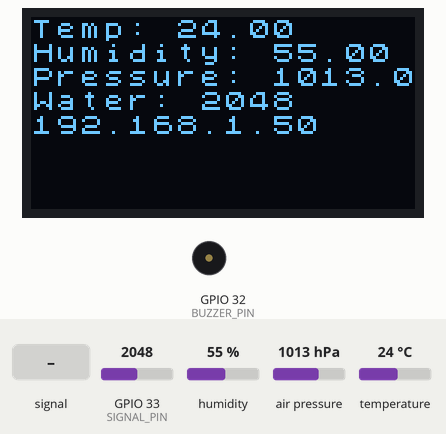
Bench run of a program on a simulated ESP32. Shown: 128×64 one-colour display, buzzer (waves = sounding, pin HIGH). The test bench sets the inputs (shaded band); at power-on: humidity 55 %, air pressure 1013 hPa, GPIO 33 (SIGNAL_PIN) = 2048, temperature 24 °C. WiFi joins after 1.5 s; servers stay silent unless stated; pins used as bus, display or sensor lines are not drawn; what the program prints to the serial monitor is not drawn.

Above: at 7.7 s.
7.8 s: GPIO 33 (SIGNAL_PIN) fed a 200 Hz sine of ±327 counts around its level
At 12.8 s:
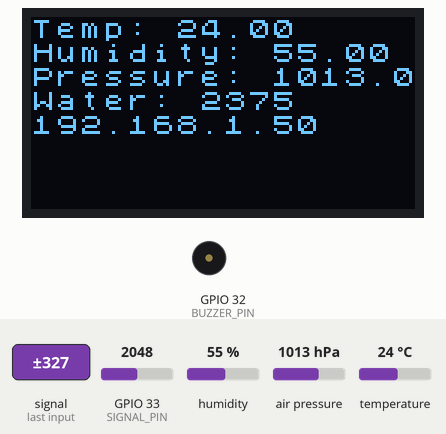
19.0 s: humidity set to 22 %
At 23.0 s:
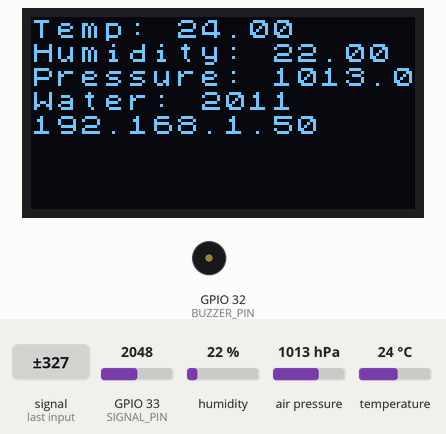
29.2 s: air pressure set to 952 hPa
At 34.3 s:
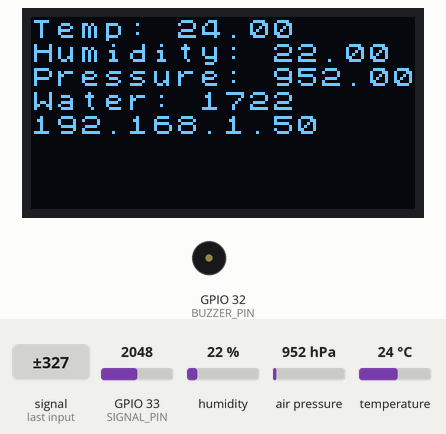
39.4 s: GPIO 33 (SIGNAL_PIN) set to 2866
At 44.5 s:
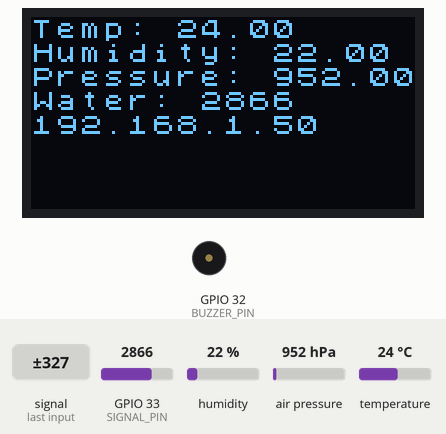
49.7 s: temperature set to 12 °C
At 54.6 s:
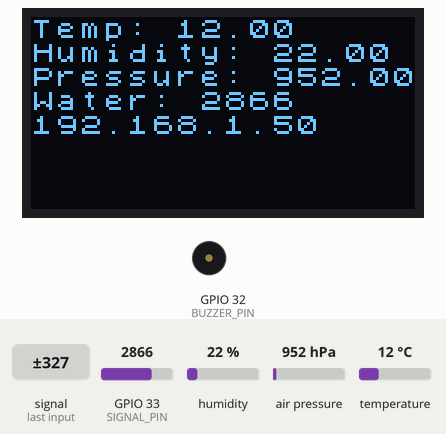
60.0 s: GPIO 33 (SIGNAL_PIN) fed a 1000 Hz sine of ±1023 counts around its level
At 64.7 s:
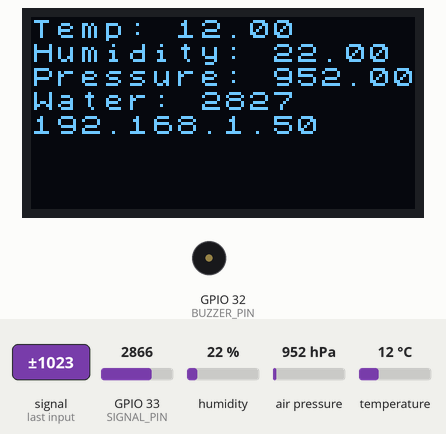
Timing chart, 0 to 66.2 s (numbered marks = the images above; inputs shaded):
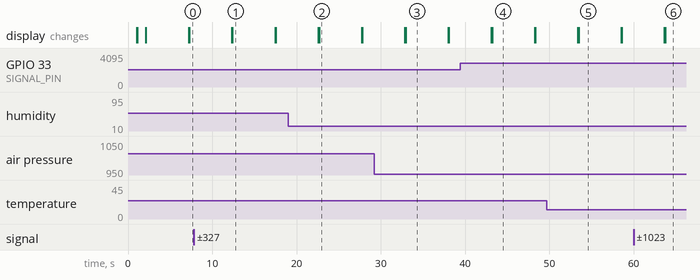

The program:

main.cpp
```cpp
#include <Arduino.h>
#include <math.h>
#include <string.h>
#include <Adafruit_Sensor.h>
#include <DHT.h>
#include <U8g2lib.h>
#include <U8x8lib.h>
#include <Adafruit_BMP280.h>
#include "WiFi.h"
#include "ESPAsyncWebServer.h"

#ifdef U8X8_HAVE_HW_SPI
#include <SPI.h>
#endif

#define OLED_RESET -1
#define DHT_PIN 13
#define DHT_TYPE DHT11
#define POWER_PIN  25
#define SIGNAL_PIN 33
#define BUZZER_PIN 32

const char* ssid = std::getenv("SSID");
const char* password = std::getenv("PASSWORD");

DHT dht(DHT_PIN, DHT_TYPE);
U8X8_SH1106_128X64_NONAME_HW_I2C u8x8(/* reset=*/ U8X8_PIN_NONE);
Adafruit_BMP280 bmp;

AsyncWebServer server(80);

String readDHTTemperature() {
  float temperature = dht.readTemperature();
  if (isnan(temperature)) {
    Serial.println("Failed to read from DHT sensor!");
    return "--";
  }
  else {
    Serial.println(temperature);
    return String(temperature);
  }
}

String readDHTHumidity() {
  float humidity = dht.readHumidity();
  if (isnan(humidity)) {
    Serial.println("Failed to read from DHT sensor!");
    return "--";
  }
  else {
    Serial.println(humidity);
    return String(humidity);
  }
}

String readBMPPressure() {
  float pressure = bmp.readPressure()/100;
  if (isnan(pressure)) {
    Serial.println("Failed to read from BMP sensor!");
    return "--";
  }
  else {
    Serial.println(pressure);
    return String(pressure);
  }
}

String readWaterLevel() {
  digitalWrite(POWER_PIN, HIGH);
  delay(10);
  int value = analogRead(SIGNAL_PIN);
  digitalWrite(POWER_PIN, LOW);
  if (isnan(value)) {
    Serial.println("Failed to read from Water sensor!");
    return "--";
  }
  else {
    Serial.println(value);
    return String(value);
  }
}

const char index_html[] PROGMEM = R"rawliteral(
<!DOCTYPE HTML><html>
<head>
  <meta name="viewport" content="width=device-width, initial-scale=1">
  <link rel="stylesheet" href="https://use.fontawesome.com/releases/v5.7.2/css/all.css" integrity="sha384-fnmOCqbTlWIlj8LyTjo7mOUStjsKC4pOpQbqyi7RrhN7udi9RwhKkMHpvLbHG9Sr" crossorigin="anonymous">
  <style>
    html {
     font-family: Arial;
     display: inline-block;
     margin: 0px auto;
     text-align: center;
    }
    h2 { font-size: 3.0rem; }
    p { font-size: 3.0rem; }
    .units { font-size: 1.2rem; }
    .dht-labels{
      font-size: 1.5rem;
      vertical-align:middle;
      padding-bottom: 15px;
    }
  </style>
</head>
<body>
  <h2>FOGriculture Edge Server</h2>
  <p>
    <i class="fas fa-thermometer-half" style="color:#059e8a;"></i>
    <span class="dht-labels">Temperature</span>
    <span id="temperature">%TEMPERATURE%</span>
    <sup class="units">&deg;C</sup>
  </p>
  <p>
    <i class="fas fa-tint" style="color:#00add6;"></i>
    <span class="dht-labels">Humidity</span>
    <span id="humidity">%HUMIDITY%</span>
    <sup class="units">&percnt;</sup>
  </p>
  <p>
    <i class="fas fa-tachometer-alt" style="color:##059e8a;"></i>
    <span class="dht-labels">Pressure</span>
    <span id="pressure">%PRESSURE%</span>
    <sup class="units">Pa</sup>
  </p>
  <p>
    <i class="fa-solid fa-water" style="color:#00add6;"></i>
    <span class="dht-labels">Water Level</span>
    <span id="waterlevel">%WATERLEVEL%</span>
    <sup class="units">mm</sup>
  </p>
</body>
<script>
setInterval(function ( ) {
  var xhttp = new XMLHttpRequest();
  xhttp.onreadystatechange = function() {
    if (this.readyState == 4 && this.status == 200) {
      document.getElementById("temperature").innerHTML = this.responseText;
    }
  };
  xhttp.open("GET", "/temperature", true);
  xhttp.send();
}, 10000 ) ;

setInterval(function ( ) {
  var xhttp = new XMLHttpRequest();
  xhttp.onreadystatechange = function() {
    if (this.readyState == 4 && this.status == 200) {
      document.getElementById("humidity").innerHTML = this.responseText;
    }
  };
  xhttp.open("GET", "/humidity", true);
  xhttp.send();
}, 10000 ) ;

setInterval(function ( ) {
  var xhttp = new XMLHttpRequest();
  xhttp.onreadystatechange = function() {
    if (this.readyState == 4 && this.status == 200) {
      document.getElementById("pressure").innerHTML = this.responseText;
    }
  };
  xhttp.open("GET", "/pressure", true);
  xhttp.send();
}, 10000 ) ;

setInterval(function ( ) {
  var xhttp = new XMLHttpRequest();
  xhttp.onreadystatechange = function() {
    if (this.readyState == 4 && this.status == 200) {
      document.getElementById("waterlevel").innerHTML = this.responseText;
    }
  };
  xhttp.open("GET", "/waterlevel", true);
  xhttp.send();
}, 10000 ) ;
</script>
</html>)rawliteral";

// Replaces placeholder with DHT values
String processor(const String& var){
  //Serial.println(var);
  if(var == "TEMPERATURE"){
    return readDHTTemperature();
  }
  else if(var == "HUMIDITY"){
    return readDHTHumidity();
  }
  else if(var == "PRESSURE"){
    return readBMPPressure();
  }
  else if(var == "WATERLEVEL"){
    return readWaterLevel();
  }
  return String();
}

void setup() {
  Serial.begin(115200);

  dht.begin();
  bmp.begin(0x76);
  bmp.setSampling(Adafruit_BMP280::MODE_NORMAL,     /* Operating Mode. */
                  Adafruit_BMP280::SAMPLING_X2,     /* Temp. oversampling */
                  Adafruit_BMP280::SAMPLING_X16,    /* Pressure oversampling */
                  Adafruit_BMP280::FILTER_X16,      /* Filtering. */
                  Adafruit_BMP280::STANDBY_MS_500); /* Standby time. */

  pinMode(POWER_PIN, OUTPUT);
  pinMode(BUZZER_PIN, OUTPUT);
  digitalWrite(POWER_PIN, LOW);

  u8x8.begin();
  u8x8.setPowerSave(0);
  u8x8.setFont(u8x8_font_chroma48medium8_r);

  WiFi.begin(ssid, password);
  while (WiFi.status() != WL_CONNECTED) {
    delay(1000);
    Serial.println("Connecting to WiFi..");
    u8x8.clearDisplay();
    u8x8.setCursor(0, 0);
    u8x8.println("Connecting to WiFi..");
  }

  Serial.println(WiFi.localIP());

  server.on("/", HTTP_GET, [](AsyncWebServerRequest *request){
    request->send_P(200, "text/html", index_html, processor);
  });
  server.on("/temperature", HTTP_GET, [](AsyncWebServerRequest *request){
    request->send_P(200, "text/plain", readDHTTemperature().c_str());
  });
  server.on("/humidity", HTTP_GET, [](AsyncWebServerRequest *request){
    request->send_P(200, "text/plain", readDHTHumidity().c_str());
  });
  server.on("/pressure", HTTP_GET, [](AsyncWebServerRequest *request){
    request->send_P(200, "text/plain", readBMPPressure().c_str());
  });
  server.on("/waterlevel", HTTP_GET, [](AsyncWebServerRequest *request){
    request->send_P(200, "text/plain", readWaterLevel().c_str());
  });
  server.on("/buzzer", HTTP_GET, [] (AsyncWebServerRequest *request) {
    if (request->hasParam("state"))
      digitalWrite(BUZZER_PIN, request->getParam("state")->value().toInt());
    request->send(200, "text/plain", "OK");
  });

  server.begin();

}

void loop() {

  delay(5000);

  String temperature = readDHTTemperature();
  String humidity = readDHTHumidity();
  String pressure = readBMPPressure();
  String value = readWaterLevel();

  u8x8.clearDisplay();
  u8x8.setCursor(0, 0);
  u8x8.print("Temp: ");
  u8x8.println(temperature);
  u8x8.print("Humidity: ");
  u8x8.println(humidity);
  u8x8.print("Pressure: ");
  u8x8.println(pressure);
  u8x8.print("Water: ");
  u8x8.println(value);
  u8x8.println(WiFi.localIP());

}
```

Measured:
- after the input at 7.8 s, the display: first differs from a run without the input after 4.6 s (image 1)
- after the input at 49.7 s, the display: first differs from a run without the input after 3.8 s (image 5)
- after the input at 60.0 s, the display: first differs from a run without the input after 3.7 s (image 6)
- what the display in image 1 shows lasts 5.1 s, from 12.4 s to 17.5 s
